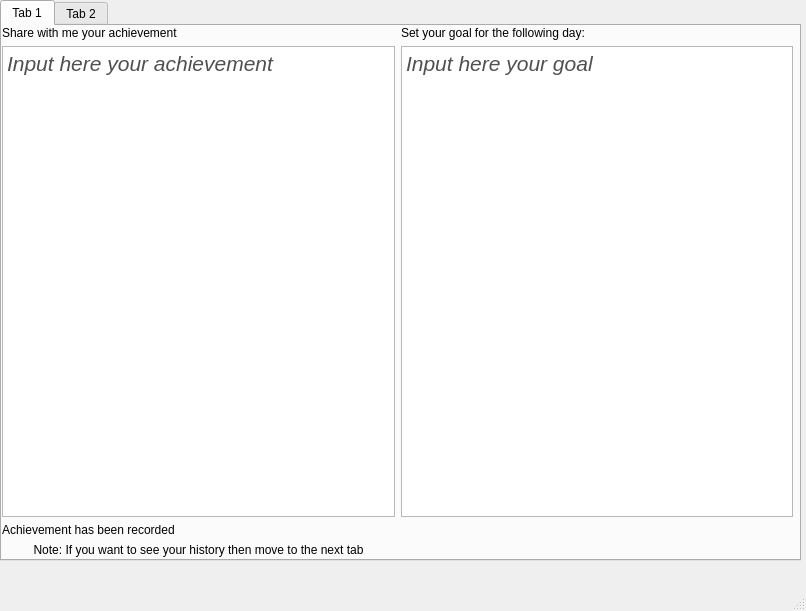
<?xml version="1.0" encoding="UTF-8"?>
<ui version="4.0">
 <class>MainWindow</class>
 <widget class="QMainWindow" name="MainWindow">
  <property name="geometry">
   <rect>
    <x>0</x>
    <y>0</y>
    <width>806</width>
    <height>611</height>
   </rect>
  </property>
  <property name="windowTitle">
   <string>MainWindow</string>
  </property>
  <widget class="QWidget" name="centralwidget">
   <widget class="QTabWidget" name="tabWidget">
    <property name="geometry">
     <rect>
      <x>0</x>
      <y>0</y>
      <width>801</width>
      <height>561</height>
     </rect>
    </property>
    <property name="currentIndex">
     <number>0</number>
    </property>
    <property name="movable">
     <bool>false</bool>
    </property>
    <widget class="QWidget" name="tab_3">
     <attribute name="title">
      <string>Tab 1</string>
     </attribute>
     <widget class="QWidget" name="gridLayoutWidget">
      <property name="geometry">
       <rect>
        <x>0</x>
        <y>0</y>
        <width>791</width>
        <height>531</height>
       </rect>
      </property>
      <layout class="QGridLayout" name="gridLayout">
       <item row="0" column="0">
        <widget class="QLabel" name="label">
         <property name="text">
          <string>Share with me your achievement</string>
         </property>
         <property name="wordWrap">
          <bool>false</bool>
         </property>
        </widget>
       </item>
       <item row="5" column="0">
        <widget class="QLabel" name="label_2">
         <property name="text">
          <string>Note: If you want to see your history then move to the next tab</string>
         </property>
         <property name="alignment">
          <set>Qt::AlignCenter</set>
         </property>
        </widget>
       </item>
       <item row="2" column="1">
        <widget class="QTextEdit" name="textEdit">
         <property name="html">
          <string>&lt;!DOCTYPE HTML PUBLIC &quot;-//W3C//DTD HTML 4.0//EN&quot; &quot;http://www.w3.org/TR/REC-html40/strict.dtd&quot;&gt;
&lt;html&gt;&lt;head&gt;&lt;meta name=&quot;qrichtext&quot; content=&quot;1&quot; /&gt;&lt;style type=&quot;text/css&quot;&gt;
p, li { white-space: pre-wrap; }
&lt;/style&gt;&lt;/head&gt;&lt;body style=&quot; font-family:'MS Shell Dlg 2'; font-size:7.8pt; font-weight:400; font-style:normal;&quot;&gt;
&lt;p style=&quot; margin-top:0px; margin-bottom:0px; margin-left:0px; margin-right:0px; -qt-block-indent:0; text-indent:0px;&quot;&gt;&lt;span style=&quot; font-size:16pt; font-style:italic; color:#505050;&quot;&gt;Input here your goal&lt;/span&gt;&lt;/p&gt;&lt;/body&gt;&lt;/html&gt;</string>
         </property>
        </widget>
       </item>
       <item row="0" column="1">
        <widget class="QLabel" name="label_5">
         <property name="text">
          <string>Set your goal for the following day:</string>
         </property>
        </widget>
       </item>
       <item row="2" column="0">
        <widget class="QTextEdit" name="textEdit_2">
         <property name="html">
          <string>&lt;!DOCTYPE HTML PUBLIC &quot;-//W3C//DTD HTML 4.0//EN&quot; &quot;http://www.w3.org/TR/REC-html40/strict.dtd&quot;&gt;
&lt;html&gt;&lt;head&gt;&lt;meta name=&quot;qrichtext&quot; content=&quot;1&quot; /&gt;&lt;style type=&quot;text/css&quot;&gt;
p, li { white-space: pre-wrap; }
&lt;/style&gt;&lt;/head&gt;&lt;body style=&quot; font-family:'MS Shell Dlg 2'; font-size:7.8pt; font-weight:400; font-style:normal;&quot;&gt;
&lt;p style=&quot; margin-top:0px; margin-bottom:0px; margin-left:0px; margin-right:0px; -qt-block-indent:0; text-indent:0px;&quot;&gt;&lt;span style=&quot; font-size:16pt; font-style:italic; color:#505050;&quot;&gt;Input here your achievement&lt;/span&gt;&lt;/p&gt;&lt;/body&gt;&lt;/html&gt;</string>
         </property>
        </widget>
       </item>
       <item row="3" column="0" rowspan="2">
        <widget class="QLabel" name="label_4">
         <property name="text">
          <string>Achievement has been recorded</string>
         </property>
        </widget>
       </item>
      </layout>
     </widget>
    </widget>
    <widget class="QWidget" name="tab_4">
     <attribute name="title">
      <string>Tab 2</string>
     </attribute>
     <widget class="QWidget" name="gridLayoutWidget_2">
      <property name="geometry">
       <rect>
        <x>20</x>
        <y>40</y>
        <width>771</width>
        <height>501</height>
       </rect>
      </property>
      <layout class="QGridLayout" name="gridLayout_2">
       <item row="1" column="0">
        <widget class="QTextBrowser" name="textBrowser">
         <property name="html">
          <string>&lt;!DOCTYPE HTML PUBLIC &quot;-//W3C//DTD HTML 4.0//EN&quot; &quot;http://www.w3.org/TR/REC-html40/strict.dtd&quot;&gt;
&lt;html&gt;&lt;head&gt;&lt;meta name=&quot;qrichtext&quot; content=&quot;1&quot; /&gt;&lt;style type=&quot;text/css&quot;&gt;
p, li { white-space: pre-wrap; }
&lt;/style&gt;&lt;/head&gt;&lt;body style=&quot; font-family:'MS Shell Dlg 2'; font-size:7.8pt; font-weight:400; font-style:normal;&quot;&gt;
&lt;p style=&quot; margin-top:0px; margin-bottom:0px; margin-left:0px; margin-right:0px; -qt-block-indent:0; text-indent:0px;&quot;&gt;&lt;span style=&quot; font-size:16pt;&quot;&gt;There'll be text&lt;/span&gt;&lt;/p&gt;
&lt;p style=&quot;-qt-paragraph-type:empty; margin-top:0px; margin-bottom:0px; margin-left:0px; margin-right:0px; -qt-block-indent:0; text-indent:0px;&quot;&gt;&lt;br /&gt;&lt;/p&gt;&lt;/body&gt;&lt;/html&gt;</string>
         </property>
        </widget>
       </item>
       <item row="1" column="1">
        <widget class="QTextBrowser" name="textBrowser_2">
         <property name="html">
          <string>&lt;!DOCTYPE HTML PUBLIC &quot;-//W3C//DTD HTML 4.0//EN&quot; &quot;http://www.w3.org/TR/REC-html40/strict.dtd&quot;&gt;
&lt;html&gt;&lt;head&gt;&lt;meta name=&quot;qrichtext&quot; content=&quot;1&quot; /&gt;&lt;style type=&quot;text/css&quot;&gt;
p, li { white-space: pre-wrap; }
&lt;/style&gt;&lt;/head&gt;&lt;body style=&quot; font-family:'MS Shell Dlg 2'; font-size:7.8pt; font-weight:400; font-style:normal;&quot;&gt;
&lt;p style=&quot; margin-top:0px; margin-bottom:0px; margin-left:0px; margin-right:0px; -qt-block-indent:0; text-indent:0px;&quot;&gt;&lt;span style=&quot; font-size:16pt;&quot;&gt;There'll be plot&lt;/span&gt;&lt;/p&gt;&lt;/body&gt;&lt;/html&gt;</string>
         </property>
        </widget>
       </item>
       <item row="0" column="1">
        <widget class="QLabel" name="label_3">
         <property name="text">
          <string>Select date:</string>
         </property>
        </widget>
       </item>
       <item row="0" column="2">
        <widget class="QDateEdit" name="dateEdit"/>
       </item>
       <item row="0" column="0">
        <widget class="QLabel" name="label_6">
         <property name="text">
          <string>History:</string>
         </property>
        </widget>
       </item>
      </layout>
     </widget>
    </widget>
   </widget>
  </widget>
  <widget class="QMenuBar" name="menubar">
   <property name="geometry">
    <rect>
     <x>0</x>
     <y>0</y>
     <width>806</width>
     <height>26</height>
    </rect>
   </property>
  </widget>
  <widget class="QStatusBar" name="statusbar"/>
 </widget>
 <resources/>
 <connections/>
</ui>
